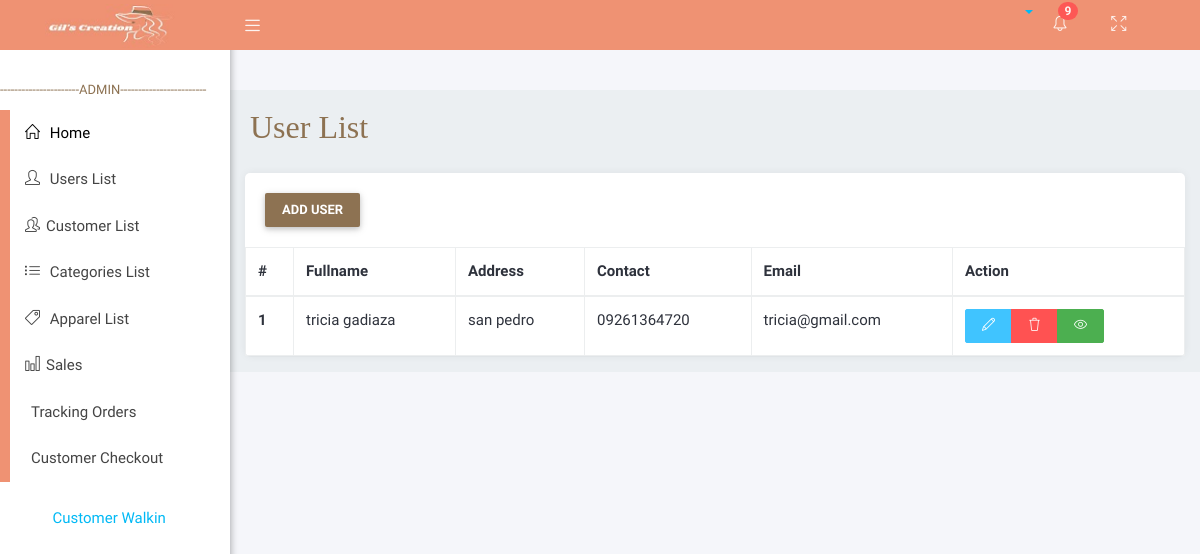
Page /adminViews/userlist.php on the earlier database version.
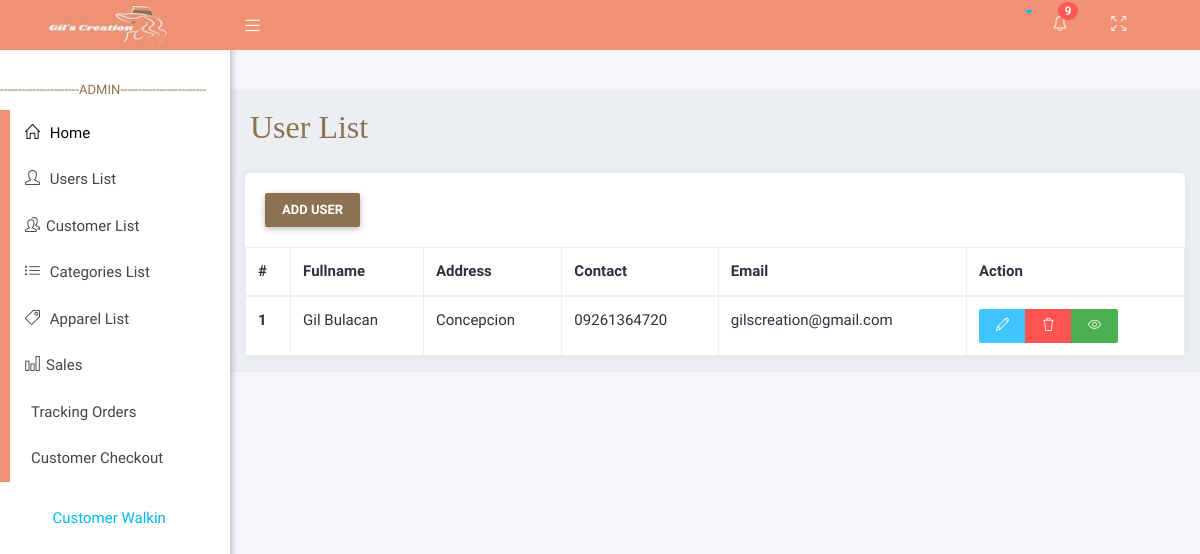
Same page on the later database version.
### tables this page shows
CREATE TABLE `users` (
  `user_id` int(11) NOT NULL,
  `user_permission_id` int(11) NOT NULL,
  `fname` varchar(255) NOT NULL,
  `lname` varchar(255) NOT NULL,
  `address` varchar(255) NOT NULL,
  `contact_num` varchar(11) NOT NULL,
  `email` varchar(255) NOT NULL,
  `username` varchar(255) NOT NULL,
  `password` varchar(255) NOT NULL
);

### APIFUNCTION/DBCRUD.php (called while the page is built, shortened)
<?php
    class DBCRUD{
        private $servername='localhost';
        private $username='root';
        private $password='';
        private $dbname='brms';
        private $mysqli='';
        public function __construct(){
            $this->mysqli = new mysqli($this->servername,$this->username,$this->password,$this->dbname);
        }
        public function select($table,$rows="*",$where = null){
            if ($where != null) {
                $sql="SELECT $rows FROM $table WHERE $where";
            }else{
                $sql="SELECT $rows FROM $table";
            }
            $this->sql = $result = $this->mysqli->query($sql);
        }
    }
?>

### adminViews/userlist.php (the view, shortened to what this page needs)
<?php include('layouts/head.php'); ?>
   <div class="wrapper">
      <?php include('layouts/navbar.php'); ?>
      <?php include('layouts/sidebar.php'); ?>
      <div class="content-wrapper">
         <div class="container-fluid">
            <div class="row">
               <div class="main-header">
                  <h2  style=" font-family:poppins; color:#8d7252;">User List</h2>
               </div>
            </div>
            <div class="card">
        <div class="card-header">
            <button type="button" class="btn btn" style="background-color:#8d7252; color:white;" data-toggle="modal" data-target="#usersModal">
            Add User
            </button>
        </div>
        <div class="card-body">
        <table class="table  table-bordered">
                <thead class="thead-light">
                    <tr>
                    <th scope="col">#</th>
                    <th scope="col">Fullname</th>
                    <th scope="col">Address</th>
                    <th scope="col">Contact</th>
                    <th scope="col">Email</th>
                    <th scope="col">Action</th>
                    </tr>
                </thead>
                <tbody>
                <?php
                    include('../APIFUNCTION/DBCRUD.php');
                    $newDBCRUD = new DBCRUD();
                    $newDBCRUD->select("users","*","user_permission_id!=2");
                    $userLists = $newDBCRUD->sql;
                    $index = 1;
                    while ($data = mysqli_fetch_assoc($userLists)){
                ?>
                    <tr>
                    <th scope="row"><?php echo $index; ?></th>
                    <td><?php echo $data["fname"] ." ". $data["lname"]; ?></td>
                    <td><?php echo $data["address"]; ?></td>
                    <td><?php echo $data["contact_num"]; ?></td>
                    <td><?php echo $data["email"]; ?></td>
                    <td>
                        <div class="btn-group" role="group" aria-label="Basic example">
                        <button type="button" class="btn btn-info" onclick="showform(<?php echo $data['user_id']; ?>);"><i class = "icon-pencil"></i></button>
                            <button type="button" class="btn btn-danger" onclick="showformdelete(<?php echo $data['user_id']; ?>);"><i class = "icon-trash"></i></button>
                            <button type="button" class="btn btn-success" onclick="showformview(<?php echo $data['user_id']; ?>);"><i class = "icon-eye"></i></button>
                        </div>
                    </td>
                    </tr>
                    <?php $index++; }?>
                </tbody>
            </table>
        </div>
         </div>
      </div>
   </div>
<?php include('layouts/footer.php'); ?>

Differences in the rows shown:
removed users: fname "tricia", lname "gadiaza", address "san pedro", contact_num "09261364720", email "tricia@gmail.com"
added users: fname "Gil", lname "Bulacan", address "Concepcion", contact_num "09261364720", email "gilscreation@gmail.com"
